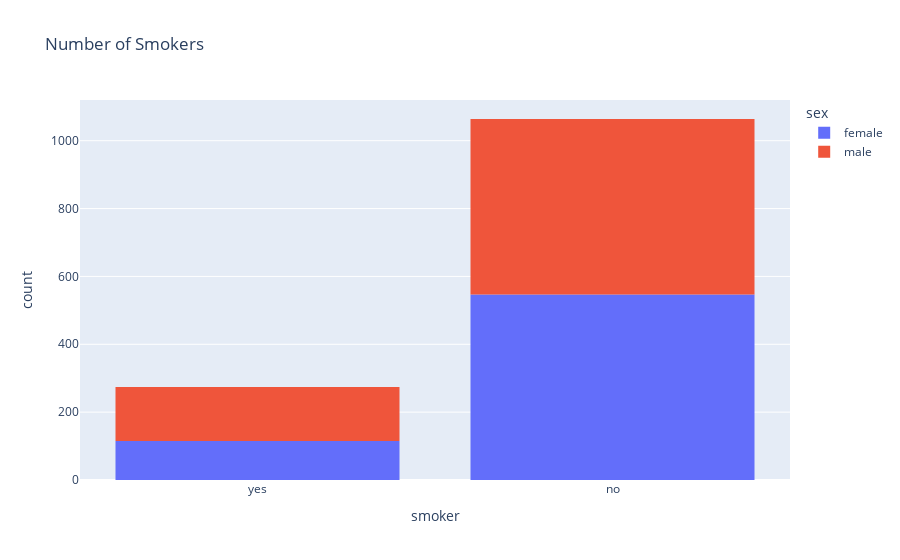

Notebook code for this chart:
### Code cell
#Create some basic visuals using plotly.express to view some of the data
smoker_by_sex_chart = px.histogram(h_data, x = "smoker", color = "sex", title = "Number of Smokers")
smoker_by_sex_chart.show()

### Figure 1 — Plotly figure (JSON) as saved in the notebook; plotly's stock layout.template omitted (floating-point values rounded to 4 significant figures; data arrays with more than 128 entries replaced by an {"elided": "..."} marker saying what was removed)
{"data": [{"alignmentgroup": "True", "bingroup": "x", "hovertemplate": "sex=female<br>smoker=%{x}<br>count=%{y}<extra></extra>", "legendgroup": "female", "marker": {"color": "#636efa", "pattern": {"shape": ""}}, "name": "female", "offsetgroup": "female", "orientation": "v", "showlegend": true, "type": "histogram", "x": {"elided": "662 str values"}, "xaxis": "x", "yaxis": "y"}, {"alignmentgroup": "True", "bingroup": "x", "hovertemplate": "sex=male<br>smoker=%{x}<br>count=%{y}<extra></extra>", "legendgroup": "male", "marker": {"color": "#EF553B", "pattern": {"shape": ""}}, "name": "male", "offsetgroup": "male", "orientation": "v", "showlegend": true, "type": "histogram", "x": {"elided": "676 str values"}, "xaxis": "x", "yaxis": "y"}], "layout": {"barmode": "relative", "legend": {"title": {"text": "sex"}, "tracegroupgap": 0}, "title": {"text": "Number of Smokers"}, "xaxis": {"anchor": "y", "domain": [0, 1], "title": {"text": "smoker"}}, "yaxis": {"anchor": "x", "domain": [0, 1], "title": {"text": "count"}}}}
